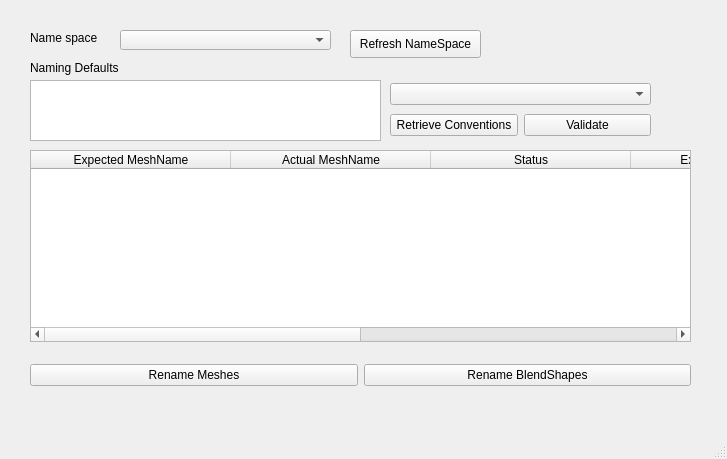
<?xml version="1.0" encoding="UTF-8"?>
<ui version="4.0">
 <class>MainWindow</class>
 <widget class="QMainWindow" name="MainWindow">
  <property name="geometry">
   <rect>
    <x>0</x>
    <y>0</y>
    <width>727</width>
    <height>459</height>
   </rect>
  </property>
  <property name="windowTitle">
   <string>MainWindow</string>
  </property>
  <widget class="QWidget" name="centralwidget">
   <widget class="QTextEdit" name="txtEditDefaults">
    <property name="geometry">
     <rect>
      <x>30</x>
      <y>80</y>
      <width>351</width>
      <height>61</height>
     </rect>
    </property>
    <property name="html">
     <string>&lt;!DOCTYPE HTML PUBLIC &quot;-//W3C//DTD HTML 4.0//EN&quot; &quot;http://www.w3.org/TR/REC-html40/strict.dtd&quot;&gt;
&lt;html&gt;&lt;head&gt;&lt;meta name=&quot;qrichtext&quot; content=&quot;1&quot; /&gt;&lt;style type=&quot;text/css&quot;&gt;
p, li { white-space: pre-wrap; }
&lt;/style&gt;&lt;/head&gt;&lt;body style=&quot; font-family:'MS Shell Dlg 2'; font-size:7.8pt; font-weight:400; font-style:normal;&quot;&gt;
&lt;p style=&quot; margin-top:12px; margin-bottom:12px; margin-left:0px; margin-right:0px; -qt-block-indent:0; text-indent:0px;&quot;&gt;&lt;br /&gt;&lt;/p&gt;&lt;/body&gt;&lt;/html&gt;</string>
    </property>
   </widget>
   <widget class="QLabel" name="nameSpaceLabel">
    <property name="geometry">
     <rect>
      <x>30</x>
      <y>30</y>
      <width>81</width>
      <height>16</height>
     </rect>
    </property>
    <property name="text">
     <string>Name space</string>
    </property>
   </widget>
   <widget class="QWidget" name="layoutWidget">
    <property name="geometry">
     <rect>
      <x>30</x>
      <y>360</y>
      <width>661</width>
      <height>30</height>
     </rect>
    </property>
    <layout class="QHBoxLayout" name="horizontalLayout">
     <item>
      <widget class="QPushButton" name="btnRenameMesh">
       <property name="text">
        <string>Rename Meshes</string>
       </property>
      </widget>
     </item>
     <item>
      <widget class="QPushButton" name="btnRenameBS">
       <property name="text">
        <string>Rename BlendShapes</string>
       </property>
      </widget>
     </item>
    </layout>
   </widget>
   <widget class="QComboBox" name="nameSpaceComboBox">
    <property name="geometry">
     <rect>
      <x>120</x>
      <y>30</y>
      <width>211</width>
      <height>20</height>
     </rect>
    </property>
   </widget>
   <widget class="QPushButton" name="refreshNameButton">
    <property name="geometry">
     <rect>
      <x>350</x>
      <y>30</y>
      <width>131</width>
      <height>28</height>
     </rect>
    </property>
    <property name="text">
     <string>Refresh NameSpace</string>
    </property>
   </widget>
   <widget class="QLabel" name="label">
    <property name="geometry">
     <rect>
      <x>30</x>
      <y>60</y>
      <width>91</width>
      <height>16</height>
     </rect>
    </property>
    <property name="text">
     <string>Naming Defaults</string>
    </property>
   </widget>
   <widget class="QTableWidget" name="tableSearchResult">
    <property name="geometry">
     <rect>
      <x>30</x>
      <y>150</y>
      <width>661</width>
      <height>192</height>
     </rect>
    </property>
    <attribute name="horizontalHeaderCascadingSectionResizes">
     <bool>false</bool>
    </attribute>
    <attribute name="horizontalHeaderDefaultSectionSize">
     <number>200</number>
    </attribute>
    <attribute name="verticalHeaderDefaultSectionSize">
     <number>20</number>
    </attribute>
    <column>
     <property name="text">
      <string>Expected MeshName</string>
     </property>
    </column>
    <column>
     <property name="text">
      <string>Actual MeshName</string>
     </property>
    </column>
    <column>
     <property name="text">
      <string>Status</string>
     </property>
    </column>
    <column>
     <property name="text">
      <string>Expected BSName</string>
     </property>
    </column>
    <column>
     <property name="text">
      <string>Actual BSName</string>
     </property>
    </column>
    <column>
     <property name="text">
      <string>Status</string>
     </property>
    </column>
   </widget>
   <widget class="QWidget" name="layoutWidget">
    <property name="geometry">
     <rect>
      <x>390</x>
      <y>80</y>
      <width>261</width>
      <height>61</height>
     </rect>
    </property>
    <layout class="QVBoxLayout" name="verticalLayout">
     <item>
      <widget class="QComboBox" name="convComboBox"/>
     </item>
     <item>
      <layout class="QHBoxLayout" name="horizontalLayout_2">
       <item>
        <widget class="QPushButton" name="btnRetrieveConventions">
         <property name="text">
          <string>Retrieve Conventions</string>
         </property>
        </widget>
       </item>
       <item>
        <widget class="QPushButton" name="btnValidate">
         <property name="text">
          <string>Validate</string>
         </property>
        </widget>
       </item>
      </layout>
     </item>
    </layout>
   </widget>
  </widget>
  <widget class="QMenuBar" name="menubar">
   <property name="geometry">
    <rect>
     <x>0</x>
     <y>0</y>
     <width>727</width>
     <height>26</height>
    </rect>
   </property>
  </widget>
  <widget class="QStatusBar" name="statusbar"/>
 </widget>
 <resources/>
 <connections/>
</ui>
